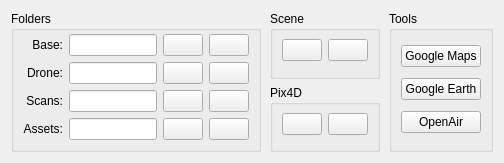
<?xml version="1.0" encoding="UTF-8"?>
<ui version="4.0">
 <class>job_tab</class>
 <widget class="QWidget" name="job_tab">
  <property name="geometry">
   <rect>
    <x>0</x>
    <y>0</y>
    <width>504</width>
    <height>161</height>
   </rect>
  </property>
  <layout class="QGridLayout" name="job_tab_layout" columnstretch="3,0,1">
   <property name="horizontalSpacing">
    <number>9</number>
   </property>
   <item row="0" column="0" rowspan="2">
    <widget class="QGroupBox" name="folders_grp">
     <property name="title">
      <string>Folders</string>
     </property>
     <layout class="QGridLayout" name="folders_grp_layout">
      <property name="topMargin">
       <number>3</number>
      </property>
      <item row="0" column="0">
       <widget class="QLabel" name="base_folder_label">
        <property name="text">
         <string>Base:</string>
        </property>
        <property name="alignment">
         <set>Qt::AlignRight|Qt::AlignTrailing|Qt::AlignVCenter</set>
        </property>
       </widget>
      </item>
      <item row="0" column="1">
       <widget class="QLineEdit" name="base_folder_edit"/>
      </item>
      <item row="0" column="2">
       <widget class="QPushButton" name="base_folder_set_btn">
        <property name="text">
         <string/>
        </property>
        <property name="icon">
         <iconset resource="../../resources/resources.qrc">
          <normaloff>:/icons/icons/icons8-Edit-16.png</normaloff>:/icons/icons/icons8-Edit-16.png</iconset>
        </property>
       </widget>
      </item>
      <item row="0" column="3">
       <widget class="QPushButton" name="base_folder_open_btn">
        <property name="text">
         <string/>
        </property>
        <property name="icon">
         <iconset resource="../../resources/resources.qrc">
          <normaloff>:/icons/icons/icons8-Open-16.png</normaloff>:/icons/icons/icons8-Open-16.png</iconset>
        </property>
       </widget>
      </item>
      <item row="1" column="0">
       <widget class="QLabel" name="drone_folder_label">
        <property name="text">
         <string>Drone:</string>
        </property>
        <property name="alignment">
         <set>Qt::AlignRight|Qt::AlignTrailing|Qt::AlignVCenter</set>
        </property>
       </widget>
      </item>
      <item row="1" column="1">
       <widget class="QLineEdit" name="drone_folder_edit"/>
      </item>
      <item row="1" column="2">
       <widget class="QPushButton" name="drone_folder_set_btn">
        <property name="text">
         <string/>
        </property>
        <property name="icon">
         <iconset resource="../../resources/resources.qrc">
          <normaloff>:/icons/icons/icons8-Edit-16.png</normaloff>:/icons/icons/icons8-Edit-16.png</iconset>
        </property>
       </widget>
      </item>
      <item row="1" column="3">
       <widget class="QPushButton" name="drone_folder_open_btn">
        <property name="text">
         <string/>
        </property>
        <property name="icon">
         <iconset resource="../../resources/resources.qrc">
          <normaloff>:/icons/icons/icons8-Open-16.png</normaloff>:/icons/icons/icons8-Open-16.png</iconset>
        </property>
       </widget>
      </item>
      <item row="2" column="0">
       <widget class="QLabel" name="scans_folder_label">
        <property name="text">
         <string>Scans:</string>
        </property>
        <property name="alignment">
         <set>Qt::AlignRight|Qt::AlignTrailing|Qt::AlignVCenter</set>
        </property>
       </widget>
      </item>
      <item row="2" column="1">
       <widget class="QLineEdit" name="scans_folder_edit"/>
      </item>
      <item row="2" column="2">
       <widget class="QPushButton" name="scans_folder_set_btn">
        <property name="text">
         <string/>
        </property>
        <property name="icon">
         <iconset resource="../../resources/resources.qrc">
          <normaloff>:/icons/icons/icons8-Edit-16.png</normaloff>:/icons/icons/icons8-Edit-16.png</iconset>
        </property>
       </widget>
      </item>
      <item row="2" column="3">
       <widget class="QPushButton" name="scans_folder_open_btn">
        <property name="text">
         <string/>
        </property>
        <property name="icon">
         <iconset resource="../../resources/resources.qrc">
          <normaloff>:/icons/icons/icons8-Open-16.png</normaloff>:/icons/icons/icons8-Open-16.png</iconset>
        </property>
       </widget>
      </item>
      <item row="3" column="0">
       <widget class="QLabel" name="assets_folder_label">
        <property name="text">
         <string>Assets:</string>
        </property>
        <property name="alignment">
         <set>Qt::AlignRight|Qt::AlignTrailing|Qt::AlignVCenter</set>
        </property>
       </widget>
      </item>
      <item row="3" column="1">
       <widget class="QLineEdit" name="assets_folder_edit"/>
      </item>
      <item row="3" column="2">
       <widget class="QPushButton" name="assets_folder_set_btn">
        <property name="text">
         <string/>
        </property>
        <property name="icon">
         <iconset resource="../../resources/resources.qrc">
          <normaloff>:/icons/icons/icons8-Edit-16.png</normaloff>:/icons/icons/icons8-Edit-16.png</iconset>
        </property>
       </widget>
      </item>
      <item row="3" column="3">
       <widget class="QPushButton" name="assets_folder_open_btn">
        <property name="text">
         <string/>
        </property>
        <property name="icon">
         <iconset resource="../../resources/resources.qrc">
          <normaloff>:/icons/icons/icons8-Open-16.png</normaloff>:/icons/icons/icons8-Open-16.png</iconset>
        </property>
       </widget>
      </item>
     </layout>
    </widget>
   </item>
   <item row="0" column="1">
    <widget class="QGroupBox" name="scene_grp">
     <property name="title">
      <string>Scene</string>
     </property>
     <layout class="QHBoxLayout" name="scene_grp_layout">
      <property name="topMargin">
       <number>3</number>
      </property>
      <item>
       <widget class="QPushButton" name="scene_site_btn">
        <property name="toolTip">
         <string>Site</string>
        </property>
        <property name="text">
         <string/>
        </property>
        <property name="icon">
         <iconset resource="../../resources/resources.qrc">
          <normaloff>:/icons/icons/icons8-Road-30.png</normaloff>:/icons/icons/icons8-Road-30.png</iconset>
        </property>
        <property name="iconSize">
         <size>
          <width>30</width>
          <height>30</height>
         </size>
        </property>
       </widget>
      </item>
      <item>
       <widget class="QPushButton" name="scene_vehicle_btn">
        <property name="toolTip">
         <string>Vehicle</string>
        </property>
        <property name="text">
         <string/>
        </property>
        <property name="icon">
         <iconset resource="../../resources/resources.qrc">
          <normaloff>:/icons/icons/icons8-Crashed Car-30.png</normaloff>:/icons/icons/icons8-Crashed Car-30.png</iconset>
        </property>
        <property name="iconSize">
         <size>
          <width>30</width>
          <height>30</height>
         </size>
        </property>
       </widget>
      </item>
     </layout>
    </widget>
   </item>
   <item row="0" column="2" rowspan="2">
    <widget class="QGroupBox" name="tools_grp">
     <property name="title">
      <string>Tools</string>
     </property>
     <layout class="QVBoxLayout" name="tools_grp_layout">
      <item>
       <widget class="QPushButton" name="google_maps_btn">
        <property name="text">
         <string>Google Maps</string>
        </property>
       </widget>
      </item>
      <item>
       <widget class="QPushButton" name="google_earth_btn">
        <property name="text">
         <string>Google Earth</string>
        </property>
       </widget>
      </item>
      <item>
       <widget class="QPushButton" name="openair_btn">
        <property name="text">
         <string>OpenAir</string>
        </property>
       </widget>
      </item>
     </layout>
    </widget>
   </item>
   <item row="1" column="1">
    <widget class="QGroupBox" name="pix4d_grp">
     <property name="title">
      <string>Pix4D</string>
     </property>
     <layout class="QHBoxLayout" name="pix4d_grp_layout">
      <property name="topMargin">
       <number>3</number>
      </property>
      <item>
       <widget class="QPushButton" name="pix4d_site_btn">
        <property name="toolTip">
         <string>Site</string>
        </property>
        <property name="text">
         <string/>
        </property>
        <property name="icon">
         <iconset resource="../../resources/resources.qrc">
          <normaloff>:/icons/icons/icons8-Road-30.png</normaloff>:/icons/icons/icons8-Road-30.png</iconset>
        </property>
        <property name="iconSize">
         <size>
          <width>30</width>
          <height>30</height>
         </size>
        </property>
       </widget>
      </item>
      <item>
       <widget class="QPushButton" name="pix4d_vehicle_btn">
        <property name="toolTip">
         <string>Vehicle</string>
        </property>
        <property name="text">
         <string/>
        </property>
        <property name="icon">
         <iconset resource="../../resources/resources.qrc">
          <normaloff>:/icons/icons/icons8-Crashed Car-30.png</normaloff>:/icons/icons/icons8-Crashed Car-30.png</iconset>
        </property>
        <property name="iconSize">
         <size>
          <width>30</width>
          <height>30</height>
         </size>
        </property>
       </widget>
      </item>
     </layout>
    </widget>
   </item>
  </layout>
 </widget>
 <resources>
  <include location="../../resources/resources.qrc"/>
 </resources>
 <connections/>
</ui>
